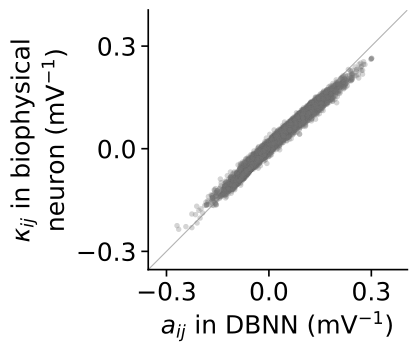

Source code (Python):
import csv
import os
from pathlib import Path

import matplotlib

matplotlib.use("Agg")

import matplotlib.pyplot as plt
import numpy as np


SCRIPT_DIR = Path(__file__).resolve().parent
ROOT = SCRIPT_DIR.parents[2]
DATA_DIR = ROOT / "nc_final_data" / "Figure4" / "Figure4_e"
SOURCE_DIR = ROOT / "nc_final_source_data" / "Figure4" / "Figure4_e"


def write_columns(path, x, y):
    path.parent.mkdir(parents=True, exist_ok=True)
    temporary = path.with_name(f".{path.name}.{os.getpid()}.tmp")
    try:
        with temporary.open("w", encoding="utf-8", newline="") as stream:
            writer = csv.writer(stream)
            writer.writerow(("a", "kappa"))
            writer.writerows(zip(x, y))
        os.replace(temporary, path)
    finally:
        if temporary.exists():
            temporary.unlink()


def main():
    points = np.load(DATA_DIR / "scatter_points.npy", allow_pickle=False)
    if points.ndim != 2 or points.shape[1] != 2 or not np.isfinite(points).all():
        raise ValueError("Expected finite scatter points with two coordinates")
    x, y = points[:, 0], points[:, 1]
    limits = np.asarray((-0.3534199666976929, 0.4056056809425354))
    plt.rcParams.update({"font.family": "DejaVu Sans", "font.size": 18, "axes.linewidth": 1.2,
                         "xtick.major.width": 1.2, "ytick.major.width": 1.2, "xtick.major.size": 5, "ytick.major.size": 5})
    fig, ax = plt.subplots(figsize=(5.24, 3.91))
    ax.scatter(x, y, s=14.0, color="0.45", alpha=0.3, edgecolors="0.30", linewidths=0.1, zorder=2)
    ax.plot(limits, limits, color="0.70", linewidth=0.8, zorder=1)
    ax.set_xlim(limits)
    ax.set_ylim(limits)
    ax.set_xticks([-0.3, 0.0, 0.3])
    ax.set_yticks([-0.3, 0.0, 0.3])
    ax.set_aspect("equal", adjustable="box")
    ax.set_xlabel(r"$a_{ij}$ in DBNN ($\mathrm{mV}^{-1}$)")
    ax.set_ylabel(r"$\kappa_{ij}$ in biophysical" + "\n" + r"neuron ($\mathrm{mV}^{-1}$)")
    ax.spines["right"].set_visible(False)
    ax.spines["top"].set_visible(False)
    fig.tight_layout()
    fig.savefig(SCRIPT_DIR / "Figure4_e.pdf", format="pdf", dpi=600, bbox_inches="tight")
    plt.close(fig)
    write_columns(SOURCE_DIR / f"{SCRIPT_DIR.name}.csv", x, y)


if __name__ == "__main__":
    main()
